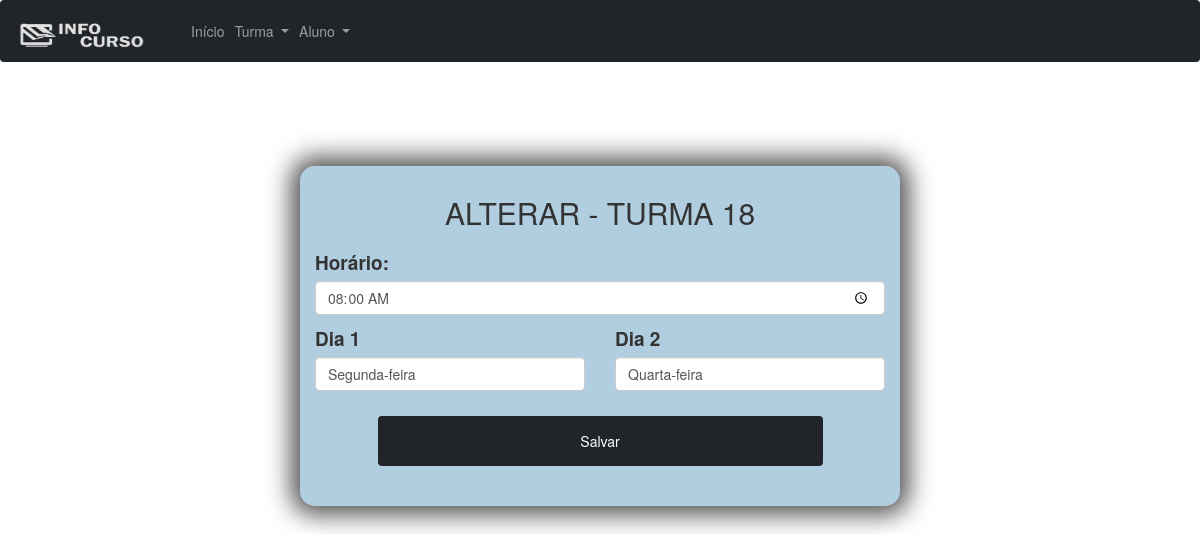
The app's page /editar-turma.php?id=18 with its own data.
### tables this page shows
CREATE TABLE `turma` (
  `id` int(50) NOT NULL,
  `hora` varchar(50) NOT NULL,
  `dia1` varchar(50) NOT NULL,
  `dia2` varchar(50) NOT NULL
);

### editar-turma.php (the view, shortened to what this page needs)
<?php
require('includes/conexao.php');
$id = $_GET['id'];
$sql = "SELECT * FROM turma WHERE id = $id";
$resultado = mysqli_query($conn, $sql);
while ($dados = mysqli_fetch_assoc($resultado)) {
    $id = $dados['id'];
    $hora = $dados['hora'];
    $dia1 = $dados['dia1'];
    $dia2 = $dados['dia2'];
}
?>
<!DOCTYPE html>
<html lang="en">
<head>
    <link rel="stylesheet" href="assets/css/bootstrap.min.css">
    <link rel="stylesheet" href="assets/css/cadastro.css">
    <link rel='stylesheet' href='//maxcdn.bootstrapcdn.com/bootstrap/3.3.4/css/bootstrap.min.css' />
</head>
<body>
    <nav class="navbar navbar-expand-lg navbar-dark bg-dark">
        <a class="navbar-brand" href="index.php"><img src="assets/img/logo-cinza.png" width="130" height="30" alt=""></a>
        <div class="collapse navbar-collapse" id="navbarNavDropdown">
            <ul class="navbar-nav">
                <li class="nav-item active">
                    <a class="nav-link" href="index.php">Início</a>
                </li>
                <li class="nav-item dropdown">
                    <a class="nav-link dropdown-toggle" href="#" id="navbarDropdownMenuLink" role="button"
                        data-toggle="dropdown" aria-haspopup="true" aria-expanded="false">
                        Turma
                    </a>
                </li>
                <li class="nav-item dropdown">
                    <a class="nav-link dropdown-toggle" href="#" id="navbarDropdownMenuLink" role="button"
                        data-toggle="dropdown" aria-haspopup="true" aria-expanded="false">
                        Aluno
                    </a>
                </li>
            </ul>
        </div>
    </nav>
    <div class="container-fluid">
        <div class="row">
            <div class="offset-md-3 col-md-6 bloco-login">
                <h3>Alterar - Turma
                    <?php echo $id ?>
                </h3>
                <form id="form-cadastro" onsubmit="return false" method="POST" action="acoes/editar-turma.php">
                    <div class="bloco-input">
                        <label class="form-label">Horário:</label>
                        <input type="time" class="form-control" name="hora" id="hora"  value="<?php echo $hora ?>">
                    </div>
                    <div class="row">
                        <div class="col-md-6">
                            <div class="bloco-input">
                                <label class="form-label">Dia 1</label>
                                <select class="form-control" id="dia1" name="dia1">
                                    <?php if ($dia1 == 'SEG') {
                                        echo "<option value=''>Selecione....</option>
                                        <option value='SEG' selected>Segunda-feira</option>
                                        <option value='TER'>Terça-feira</option>
                                        <option value='QUA'>Quarta-feira</option>
                                        <option value='QUI'>Quinta-feira</option>
                                        <option value='SEX'>Sexta-feira</option>
                                     ";
                                    } else if ($dia1 == 'TER') {
                                        echo "<option value=''>Selecione....</option>
                                        <option value='SEG'>Segunda-feira</option>
                                        <option value='TER' selected>Terça-feira</option>
                                        <option value='QUA'>Quarta-feira</option>
                                        <option value='QUI'>Quinta-feira</option>
                                        <option value='SEX'>Sexta-feira</option>
                                     ";
                                    } else if ($dia1 == 'QUA') {
                                        echo "<option value=''>Selecione....</option>
                                        <option value='SEG'>Segunda-feira</option>
                                        <option value='TER'>Terça-feira</option>
                                        <option value='QUA' selected>Quarta-feira</option>
                                        <option value='QUI'>Quinta-feira</option>
                                        <option value='SEX'>Sexta-feira</option>
                                     ";
                                    } else if ($dia1 == 'QUI') {
                                        echo "<option value=''>Selecione....</option>
                                        <option value='SEG'>Segunda-feira</option>
                                        <option value='TER'>Terça-feira</option>
                                        <option value='QUA'>Quarta-feira</option>
                                        <option value='QUI' selected>Quinta-feira</option>
                                        <option value='SEX'>Sexta-feira</option>
                                     ";
                                    } else if ($dia1 == 'SEX') {
                                        echo "<option value=''>Selecione....</option>
                                        <option value='SEG'>Segunda-feira</option>
                                        <option value='TER'>Terça-feira</option>
                                        <option value='QUA'>Quarta-feira</option>
                                        <option value='QUI'>Quinta-feira</option>
                                        <option value='SEX' selected>Sexta-feira</option>
                                     ";
                                    }
                                    ?>
                                </select>
                            </div>
                        </div>
                        <div class="col-md-6">
                            <div class="bloco-input">
                                <label class="form-label">Dia 2</label>
                                <select class="form-control" id="dia2" name="dia2">
                                <?php if ($dia2 == 'SEG') {
                                        echo "<option value=''>Selecione....</option>
                                        <option value='SEG' selected>Segunda-feira</option>
                                        <option value='TER'>Terça-feira</option>
                                        <option value='QUA'>Quarta-feira</option>
                                        <option value='QUI'>Quinta-feira</option>
                                        <option value='SEX'>Sexta-feira</option>
                                     ";
                                    } else if ($dia2 == 'QUA') {
                                        echo "<option value=''>Selecione....</option>
                                        <option value='SEG'>Segunda-feira</option>
                                        <option value='TER'>Terça-feira</option>
                                        <option value='QUA' selected>Quarta-feira</option>
                                        <option value='QUI'>Quinta-feira</option>
                                        <option value='SEX'>Sexta-feira</option>
                                     ";
                                    } else if ($dia2 == 'QUI') {
                                        echo "<option value=''>Selecione....</option>
                                        <option value='SEG'>Segunda-feira</option>
                                        <option value='TER'>Terça-feira</option>
                                        <option value='QUA'>Quarta-feira</option>
                                        <option value='QUI' selected>Quinta-feira</option>
                                        <option value='SEX'>Sexta-feira</option>
                                     ";
                                    } else if ($dia2 == 'SEX') {
                                        echo "<option value=''>Selecione....</option>
                                        <option value='SEG'>Segunda-feira</option>
                                        <option value='TER'>Terça-feira</option>
                                        <option value='QUA'>Quarta-feira</option>
                                        <option value='QUI'>Quinta-feira</option>
                                        <option value='SEX' selected>Sexta-feira</option>
                                     ";
                                    }
                                    ?>
                                </select>
                            </div>
                        </div>
                    </div>
                        <div class="offset-md-1 col-md-10">
                            <button class="btn btn-dark col-md-12 btn-salvar" onclick="validarEdicaoTurma();">Salvar</button>
                        </div>
                </form>
            </div>
        </div>
    </div>
</body>
</html>

### assets/css/cadastro.css (style rules this page uses)
.bloco-login { background-color: #297baa5e; margin-top: 7%; border-radius: 15px 15px 15px 15px; padding-bottom: 40px; -webkit-box-shadow: 0px 0px 24px 9px rgba(0,0,0,0.68); box-shadow: 0px 0px 24px 9px rgba(0,0,0,0.68); }
.bloco-login h3 { font-size: 30px; text-transform: uppercase; text-align: center; padding-top: 10px; }
.bloco-input label { font-size: 19px; margin-top: 10px; }
.btn-salvar { margin-top: 25px; height: 50px; font-size: 20px; min-width: 100%; }

### records on screen
turma: id "18", hora "08:00", dia1 "Segunda-feira", dia2 "Quarta-feira"
